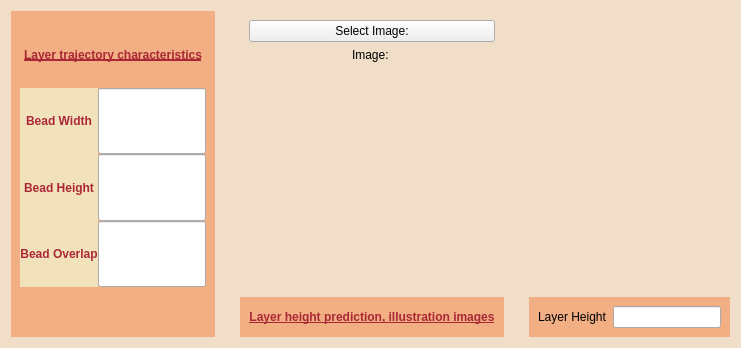
          <widget class="QWidget" name="AlturaCamadas">
           <property name="palette">
            <palette>
             <active>
              <colorrole role="Button">
               <brush brushstyle="SolidPattern">
                <color alpha="255">
                 <red>240</red>
                 <green>222</green>
                 <blue>200</blue>
                </color>
               </brush>
              </colorrole>
              <colorrole role="Base">
               <brush brushstyle="SolidPattern">
                <color alpha="255">
                 <red>240</red>
                 <green>222</green>
                 <blue>200</blue>
                </color>
               </brush>
              </colorrole>
              <colorrole role="Window">
               <brush brushstyle="SolidPattern">
                <color alpha="255">
                 <red>240</red>
                 <green>222</green>
                 <blue>200</blue>
                </color>
               </brush>
              </colorrole>
             </active>
             <inactive>
              <colorrole role="Button">
               <brush brushstyle="SolidPattern">
                <color alpha="255">
                 <red>240</red>
                 <green>222</green>
                 <blue>200</blue>
                </color>
               </brush>
              </colorrole>
              <colorrole role="Base">
               <brush brushstyle="SolidPattern">
                <color alpha="255">
                 <red>240</red>
                 <green>222</green>
                 <blue>200</blue>
                </color>
               </brush>
              </colorrole>
              <colorrole role="Window">
               <brush brushstyle="SolidPattern">
                <color alpha="255">
                 <red>240</red>
                 <green>222</green>
                 <blue>200</blue>
                </color>
               </brush>
              </colorrole>
             </inactive>
             <disabled>
              <colorrole role="Button">
               <brush brushstyle="SolidPattern">
                <color alpha="255">
                 <red>240</red>
                 <green>222</green>
                 <blue>200</blue>
                </color>
               </brush>
              </colorrole>
              <colorrole role="Base">
               <brush brushstyle="SolidPattern">
                <color alpha="255">
                 <red>240</red>
                 <green>222</green>
                 <blue>200</blue>
                </color>
               </brush>
              </colorrole>
              <colorrole role="Window">
               <brush brushstyle="SolidPattern">
                <color alpha="255">
                 <red>240</red>
                 <green>222</green>
                 <blue>200</blue>
                </color>
               </brush>
              </colorrole>
             </disabled>
            </palette>
           </property>
           <property name="styleSheet">
            <string notr="true">#AlturaCamadas{
	background-color: rgb(240, 222, 200);
}

/*yellow layout rectangles*/
#layer_height_prediction_rect, #layer_height_result, #layer_trajectory_rect {
background-color:rgb(242, 175, 131);
}

/*layer trajectory labels*/
#bead_width_label, #bead_overlap_label, #bead_height_label {
color:rgb(170, 39, 53);
background-color:rgb(242, 226, 187);
font-weight:bold
}

/*layer trajectory title*/
#layer_trajectory_title, #lh_prediction_label {
color:rgb(170, 39, 53);
font-weight:bold;
text-decoration: underline;
text-decoration-color: gray;
}</string>
           </property>
           <attribute name="title">
            <string>Altura das Camadas</string>
           </attribute>
           <layout class="QGridLayout" name="gridLayout_12">
            <property name="horizontalSpacing">
             <number>25</number>
            </property>
            <property name="verticalSpacing">
             <number>20</number>
            </property>
            <item row="0" column="1">
             <widget class="QWidget" name="layer_height_img" native="true">
              <layout class="QVBoxLayout" name="verticalLayout_2">
               <item>
                <widget class="QPushButton" name="ImgSelector">
                 <property name="sizePolicy">
                  <sizepolicy hsizetype="Expanding" vsizetype="Fixed">
                   <horstretch>0</horstretch>
                   <verstretch>0</verstretch>
                  </sizepolicy>
                 </property>
                 <property name="text">
                  <string>Select Image:</string>
                 </property>
                 <property name="flat">
                  <bool>false</bool>
                 </property>
                </widget>
               </item>
               <item>
                <widget class="QLabel" name="ImageName_label">
                 <property name="text">
                  <string>Image: </string>
                 </property>
                 <property name="alignment">
                  <set>Qt::AlignmentFlag::AlignCenter</set>
                 </property>
                </widget>
               </item>
               <item>
                <widget class="QLabel" name="LayerImg">
                 <property name="sizePolicy">
                  <sizepolicy hsizetype="Preferred" vsizetype="Preferred">
                   <horstretch>0</horstretch>
                   <verstretch>0</verstretch>
                  </sizepolicy>
                 </property>
                 <property name="minimumSize">
                  <size>
                   <width>100</width>
                   <height>200</height>
                  </size>
                 </property>
                 <property name="text">
                  <string/>
                 </property>
                 <property name="pixmap">
                  <pixmap>../../../../Pictures/placeholderImg.png</pixmap>
                 </property>
                 <property name="scaledContents">
                  <bool>true</bool>
                 </property>
                </widget>
               </item>
              </layout>
             </widget>
            </item>
            <item row="1" column="1">
             <widget class="QWidget" name="layer_height_prediction_rect" native="true">
              <layout class="QGridLayout" name="gridLayout_17">
               <item row="0" column="1">
                <layout class="QGridLayout" name="lh_prediction_layout">
                 <item row="0" column="0">
                  <widget class="QLabel" name="lh_prediction_label">
                   <property name="text">
                    <string>Layer height prediction, illustration images</string>
                   </property>
                   <property name="alignment">
                    <set>Qt::AlignmentFlag::AlignCenter</set>
                   </property>
                  </widget>
                 </item>
                </layout>
               </item>
              </layout>
             </widget>
            </item>
            <item row="0" column="0" rowspan="2">
             <widget class="QWidget" name="layer_trajectory_rect" native="true">
              <layout class="QGridLayout" name="gridLayout_15" columnstretch="0">
               <property name="topMargin">
                <number>10</number>
               </property>
               <property name="rightMargin">
                <number>9</number>
               </property>
               <property name="bottomMargin">
                <number>10</number>
               </property>
               <property name="horizontalSpacing">
                <number>20</number>
               </property>
               <property name="verticalSpacing">
                <number>60</number>
               </property>
               <item row="0" column="0">
                <layout class="QGridLayout" name="layer_trajectory_layout">
                 <item row="3" column="1">
                  <widget class="QLineEdit" name="bead_overlap">
                   <property name="sizePolicy">
                    <sizepolicy hsizetype="Expanding" vsizetype="Preferred">
                     <horstretch>0</horstretch>
                     <verstretch>0</verstretch>
                    </sizepolicy>
                   </property>
                  </widget>
                 </item>
                 <item row="2" column="1">
                  <widget class="QLineEdit" name="bead_height">
                   <property name="sizePolicy">
                    <sizepolicy hsizetype="Expanding" vsizetype="Preferred">
                     <horstretch>0</horstretch>
                     <verstretch>0</verstretch>
                    </sizepolicy>
                   </property>
                  </widget>
                 </item>
                 <item row="3" column="0">
                  <widget class="QLabel" name="bead_overlap_label">
                   <property name="text">
                    <string>Bead Overlap</string>
                   </property>
                   <property name="alignment">
                    <set>Qt::AlignmentFlag::AlignCenter</set>
                   </property>
                  </widget>
                 </item>
                 <item row="1" column="1">
                  <widget class="QLineEdit" name="bead_width">
                   <property name="sizePolicy">
                    <sizepolicy hsizetype="Expanding" vsizetype="Preferred">
                     <horstretch>0</horstretch>
                     <verstretch>0</verstretch>
                    </sizepolicy>
                   </property>
                  </widget>
                 </item>
                 <item row="0" column="0" colspan="2">
                  <widget class="QLabel" name="layer_trajectory_title">
                   <property name="text">
                    <string>Layer trajectory characteristics</string>
                   </property>
                   <property name="alignment">
                    <set>Qt::AlignmentFlag::AlignCenter</set>
                   </property>
                  </widget>
                 </item>
                 <item row="2" column="0">
                  <widget class="QLabel" name="bead_height_label">
                   <property name="text">
                    <string>Bead Height</string>
                   </property>
                   <property name="alignment">
                    <set>Qt::AlignmentFlag::AlignCenter</set>
                   </property>
                  </widget>
                 </item>
                 <item row="1" column="0">
                  <widget class="QLabel" name="bead_width_label">
                   <property name="text">
                    <string>Bead Width</string>
                   </property>
                   <property name="alignment">
                    <set>Qt::AlignmentFlag::AlignCenter</set>
                   </property>
                  </widget>
                 </item>
                 <item row="4" column="1">
                  <spacer name="verticalSpacer_3">
                   <property name="orientation">
                    <enum>Qt::Orientation::Vertical</enum>
                   </property>
                   <property name="sizeType">
                    <enum>QSizePolicy::Policy::Preferred</enum>
                   </property>
                   <property name="sizeHint" stdset="0">
                    <size>
                     <width>20</width>
                     <height>40</height>
                    </size>
                   </property>
                  </spacer>
                 </item>
                </layout>
               </item>
              </layout>
             </widget>
            </item>
            <item row="1" column="2">
             <widget class="QWidget" name="layer_height_result" native="true">
              <layout class="QGridLayout" name="gridLayout_19">
               <item row="0" column="0">
                <layout class="QGridLayout" name="layer_height_calculation_layout">
                 <item row="0" column="0">
                  <widget class="QLabel" name="lh_label">
                   <property name="text">
                    <string>Layer Height</string>
                   </property>
                  </widget>
                 </item>
                 <item row="0" column="1">
                  <widget class="QLineEdit" name="lh_output">
                   <property name="sizePolicy">
                    <sizepolicy hsizetype="Expanding" vsizetype="Preferred">
                     <horstretch>0</horstretch>
                     <verstretch>0</verstretch>
                    </sizepolicy>
                   </property>
                  </widget>
                 </item>
                </layout>
               </item>
              </layout>
             </widget>
            </item>
           </layout>
          </widget>
